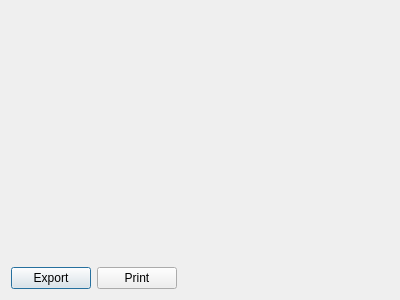
<?xml version="1.0" encoding="UTF-8"?>
<ui version="4.0">
 <class>Plotter</class>
 <widget class="QDialog" name="Plotter">
  <property name="geometry">
   <rect>
    <x>0</x>
    <y>0</y>
    <width>400</width>
    <height>300</height>
   </rect>
  </property>
  <property name="windowTitle">
   <string>Dialog</string>
  </property>
  <layout class="QHBoxLayout" name="horizontalLayout_2">
   <item>
    <layout class="QVBoxLayout" name="verticalLayout">
     <item>
      <widget class="QwtPlot" name="plotDisp"/>
     </item>
     <item>
      <layout class="QHBoxLayout" name="horizontalLayout">
       <item>
        <widget class="QPushButton" name="exportBtn">
         <property name="text">
          <string>Export</string>
         </property>
        </widget>
       </item>
       <item>
        <widget class="QPushButton" name="printBtn">
         <property name="text">
          <string>Print</string>
         </property>
        </widget>
       </item>
       <item>
        <spacer name="horizontalSpacer">
         <property name="orientation">
          <enum>Qt::Horizontal</enum>
         </property>
         <property name="sizeHint" stdset="0">
          <size>
           <width>40</width>
           <height>20</height>
          </size>
         </property>
        </spacer>
       </item>
      </layout>
     </item>
    </layout>
   </item>
  </layout>
 </widget>
 <customwidgets>
  <customwidget>
   <class>QwtPlot</class>
   <extends>QFrame</extends>
   <header>qwt_plot.h</header>
  </customwidget>
 </customwidgets>
 <resources/>
 <connections/>
</ui>
